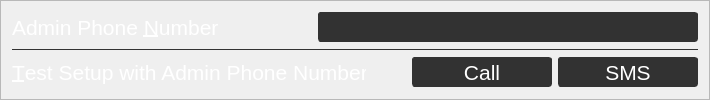
                 <widget class="QFrame" name="frame_14">
                  <property name="styleSheet">
                   <string notr="true">QWidget#frame_14{border-radius: 5px;border-color:rgb(50,50,50);border-width: 1px;border-style: solid;}</string>
                  </property>
                  <property name="frameShape">
                   <enum>QFrame::StyledPanel</enum>
                  </property>
                  <property name="frameShadow">
                   <enum>QFrame::Raised</enum>
                  </property>
                  <layout class="QVBoxLayout" name="verticalLayout_17">
                   <item>
                    <layout class="QHBoxLayout" name="horizontalLayout_22">
                     <item>
                      <widget class="QLabel" name="adminPhoneNumberLabel">
                       <property name="font">
                        <font>
                         <pointsize>16</pointsize>
                        </font>
                       </property>
                       <property name="styleSheet">
                        <string notr="true">color:white</string>
                       </property>
                       <property name="text">
                        <string>Admin Phone &amp;Number</string>
                       </property>
                       <property name="buddy">
                        <cstring>adminPhoneNumberLineEdit</cstring>
                       </property>
                      </widget>
                     </item>
                     <item>
                      <spacer name="horizontalSpacer_17">
                       <property name="orientation">
                        <enum>Qt::Horizontal</enum>
                       </property>
                       <property name="sizeHint" stdset="0">
                        <size>
                         <width>40</width>
                         <height>20</height>
                        </size>
                       </property>
                      </spacer>
                     </item>
                     <item>
                      <widget class="QLineEdit" name="adminPhoneNumberLineEdit">
                       <property name="minimumSize">
                        <size>
                         <width>380</width>
                         <height>30</height>
                        </size>
                       </property>
                       <property name="font">
                        <font>
                         <pointsize>16</pointsize>
                        </font>
                       </property>
                       <property name="styleSheet">
                        <string notr="true">color: white; background-color: rgb(50,50,50); border-radius:3px;border-color: rgb(50,50,50);border-width: 1px;border-style: solid;
</string>
                       </property>
                      </widget>
                     </item>
                    </layout>
                   </item>
                   <item>
                    <widget class="Line" name="line_2">
                     <property name="styleSheet">
                      <string notr="true">color:rgb(50,50,50)</string>
                     </property>
                     <property name="frameShadow">
                      <enum>QFrame::Plain</enum>
                     </property>
                     <property name="lineWidth">
                      <number>1</number>
                     </property>
                     <property name="orientation">
                      <enum>Qt::Horizontal</enum>
                     </property>
                    </widget>
                   </item>
                   <item>
                    <layout class="QHBoxLayout" name="horizontalLayout_33">
                     <item>
                      <widget class="QLabel" name="label_23">
                       <property name="font">
                        <font>
                         <pointsize>16</pointsize>
                        </font>
                       </property>
                       <property name="styleSheet">
                        <string notr="true">color:white</string>
                       </property>
                       <property name="text">
                        <string>&amp;Test Setup with Admin Phone Number</string>
                       </property>
                       <property name="buddy">
                        <cstring>callTestPushButton</cstring>
                       </property>
                      </widget>
                     </item>
                     <item>
                      <spacer name="horizontalSpacer_41">
                       <property name="orientation">
                        <enum>Qt::Horizontal</enum>
                       </property>
                       <property name="sizeHint" stdset="0">
                        <size>
                         <width>40</width>
                         <height>20</height>
                        </size>
                       </property>
                      </spacer>
                     </item>
                     <item>
                      <widget class="QPushButton" name="callTestPushButton">
                       <property name="minimumSize">
                        <size>
                         <width>140</width>
                         <height>30</height>
                        </size>
                       </property>
                       <property name="maximumSize">
                        <size>
                         <width>140</width>
                         <height>30</height>
                        </size>
                       </property>
                       <property name="font">
                        <font>
                         <pointsize>16</pointsize>
                        </font>
                       </property>
                       <property name="styleSheet">
                        <string notr="true">color: white; background-color: rgb(50,50,50); border-radius:3px;border-color: rgb(50,50,50);border-width: 1px;border-style: solid;


</string>
                       </property>
                       <property name="text">
                        <string>Call</string>
                       </property>
                      </widget>
                     </item>
                     <item>
                      <widget class="QPushButton" name="smsTestPushButton">
                       <property name="minimumSize">
                        <size>
                         <width>140</width>
                         <height>30</height>
                        </size>
                       </property>
                       <property name="maximumSize">
                        <size>
                         <width>140</width>
                         <height>30</height>
                        </size>
                       </property>
                       <property name="font">
                        <font>
                         <pointsize>16</pointsize>
                        </font>
                       </property>
                       <property name="styleSheet">
                        <string notr="true">color: white; background-color: rgb(50,50,50); border-radius:3px;border-color: rgb(50,50,50);border-width: 1px;border-style: solid;


</string>
                       </property>
                       <property name="text">
                        <string>SMS</string>
                       </property>
                      </widget>
                     </item>
                    </layout>
                   </item>
                  </layout>
                 </widget>
